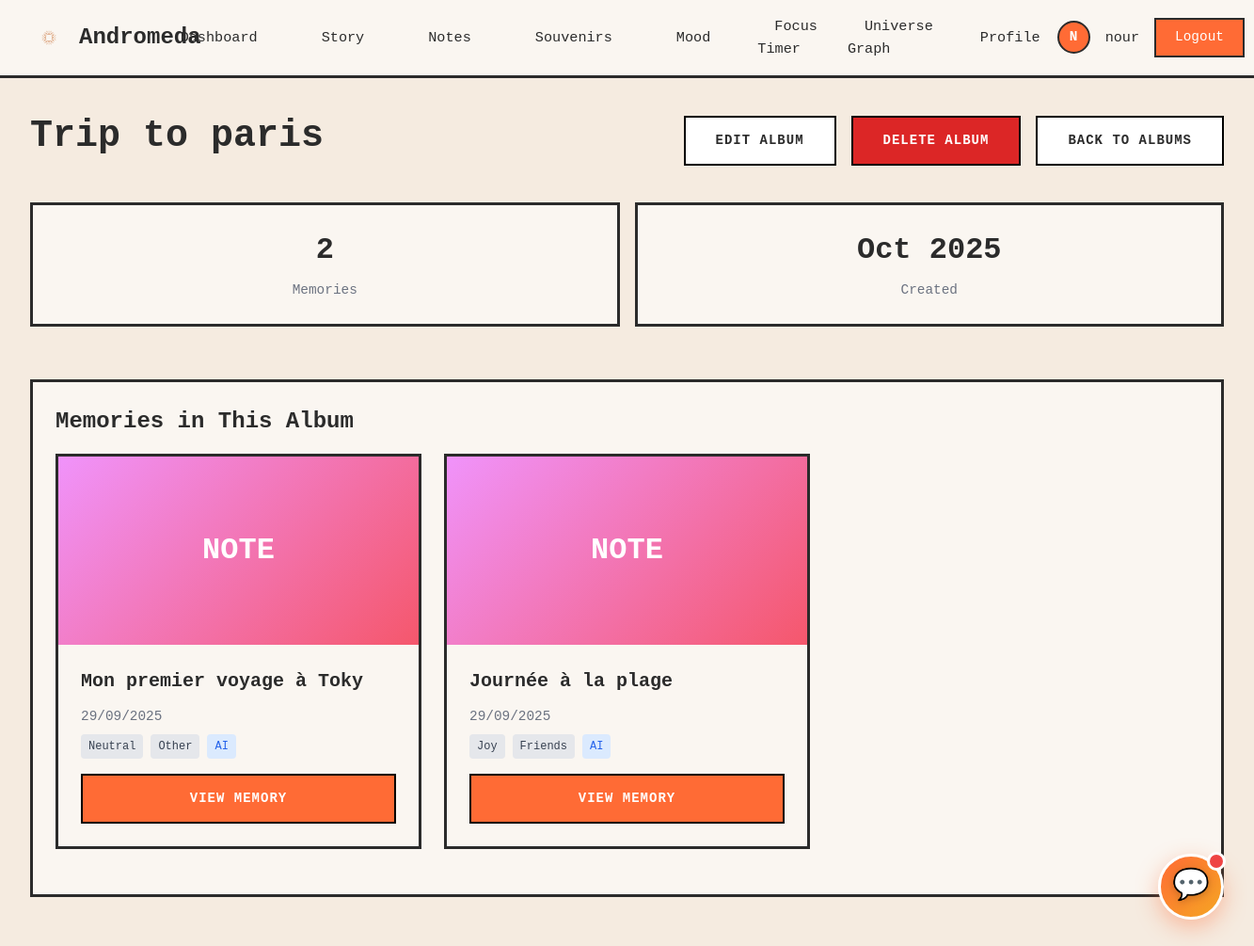
The page /albums/2/ (signed in) on the database its author committed.
### core/models.py (models this page shows, shortened)
class User(AbstractUser):
    avatar_url = models.URLField(blank=True, null=True)
    groups = models.ManyToManyField(
        'auth.Group',
        verbose_name='groups',
        blank=True,
        help_text='The groups this user belongs to.',
        related_name='core_users',
        related_query_name='core_user',
    )
    user_permissions = models.ManyToManyField(
        'auth.Permission',
        verbose_name='user permissions',
        blank=True,
        help_text='Specific permissions for this user.',
        related_name='core_users',
        related_query_name='core_user',
    )

class AlbumSouvenir(models.Model):
    utilisateur = models.ForeignKey('User', on_delete=models.CASCADE, related_name='albums')
    titre = models.CharField(max_length=200, help_text="Album title")
    description = models.TextField(blank=True, help_text="Album description")
    is_auto_generated = models.BooleanField(default=False, help_text="Generated by AI")
    theme_auto = models.CharField(max_length=100, blank=True, default='', help_text="Auto-detected theme")
    souvenirs = models.ManyToManyField(Souvenir, related_name='albums', blank=True)
    couverture_generee = models.ImageField(upload_to='albums/', blank=True, help_text="Auto-generated cover")
    couleur_theme = models.CharField(max_length=7, default='#3498db', help_text="Theme color (hex)")
    is_public = models.BooleanField(default=False)
    ordre_affichage = models.IntegerField(default=0, help_text="Display order")
    created_at = models.DateTimeField(auto_now_add=True)
    updated_at = models.DateTimeField(auto_now=True)
    class Meta:
        ordering = ['ordre_affichage', '-created_at']
        verbose_name = "Memory Album"
        verbose_name_plural = "Memory Albums"

class Souvenir(models.Model):
    EMOTION_CHOICES = [
        ('joy', 'Joy'),
        ('sadness', 'Sadness'),
        ('nostalgia', 'Nostalgia'),
        ('gratitude', 'Gratitude'),
        ('excitement', 'Excitement'),
        ('peace', 'Peace'),
        ('love', 'Love'),
        ('surprise', 'Surprise'),
        ('pride', 'Pride'),
        ('neutral', 'Neutral'),
    ]
    THEME_CHOICES = [
        ('family', 'Family'),
        ('travel', 'Travel'),
        ('work', 'Work'),
        ('friends', 'Friends'),
        ('achievement', 'Achievement'),
        ('celebration', 'Celebration'),
        ('nature', 'Nature'),
        ('learning', 'Learning'),
        ('other', 'Other'),
    ]
    id = models.UUIDField(primary_key=True, default=uuid.uuid4, editable=False)
    utilisateur = models.ForeignKey('User', on_delete=models.CASCADE, related_name='souvenirs')
    titre = models.CharField(max_length=200, help_text="Memory title")
    description = models.TextField(help_text="Detailed description of the memory")
    date_evenement = models.DateField(help_text="Date of the event")
    photo = models.ImageField(upload_to='souvenirs/photos/%Y/%m/', blank=True, null=True)
    video = models.FileField(upload_to='souvenirs/videos/%Y/%m/', blank=True, null=True)
    emotion = models.CharField(max_length=50, choices=EMOTION_CHOICES, default='neutral', help_text="Primary emotion")
    theme = models.CharField(max_length=50, choices=THEME_CHOICES, default='other', help_text="Memory theme")
    lieu = models.CharField(max_length=200, blank=True, default='', help_text="Location of the memory")
    personnes_presentes = models.CharField(max_length=500, blank=True, default='', help_text="People present (comma-separated)")
    tags_personnalises = models.JSONField(default=list, blank=True, help_text="User-defined custom tags")
    is_favorite = models.BooleanField(default=False, help_text="Mark as favorite")
    is_public = models.BooleanField(default=False, help_text="Make publicly visible")
    ai_summary = models.TextField(blank=True, default='', help_text="AI-generated summary")
    ai_emotion_detected = models.CharField(max_length=50, blank=True, default='', help_text="AI-detected emotion")
    ai_tags = models.JSONField(default=list, blank=True, help_text="AI-generated tags")
    ai_analyzed = models.BooleanField(default=False, help_text="Has been analyzed by AI")
    ai_analysis_date = models.DateTimeField(null=True, blank=True, help_text="Date of AI analysis")
    created_at = models.DateTimeField(auto_now_add=True)
    updated_at = models.DateTimeField(auto_now=True)
    class Meta:
        ordering = ['-date_evenement']
        verbose_name = 'Memory'
        verbose_name_plural = 'Memories'
        indexes = [
            models.Index(fields=['-date_evenement']),
            models.Index(fields=['utilisateur', '-created_at']),
            models.Index(fields=['is_favorite']),
        ]

### core/views.py (the view)
# urls.py: path('albums/<int:album_id>/', views.detail_album, name='detail_album'),
@login_required
def detail_album(request, album_id):
    album = get_object_or_404(AlbumSouvenir, id=album_id, utilisateur=request.user)
    souvenirs = album.souvenirs.all().order_by('-date_evenement')
    context = {
        'album': album,
        'souvenirs': souvenirs,
    }
    return render(request, 'core/detail_album.html', context)

### core/templates/core/detail_album.html (shortened to what this page needs)
{% extends "core/dashboard_base.html" %}
{% block content %}
<div style="margin-bottom: 2rem;">
    <div style="display: flex; justify-content: space-between; align-items: center; margin-bottom: 1.5rem;">
        <div>
            <h1 style="font-size: 2.5rem; font-weight: bold; margin-bottom: 0.5rem;">{{ album.titre }}</h1>
        </div>
        <div style="display: flex; gap: 1rem;">
            <a href="{% url 'core:modifier_album' album.id %}" class="btn-secondary">
                Edit Album
            </a>
            <a href="{% url 'core:supprimer_album' album.id %}" class="btn-secondary" style="background: #dc2626; color: white;" onclick="return confirm('Are you sure you want to delete this album?')">
                Delete Album
            </a>
            <a href="{% url 'core:liste_albums' %}" class="btn-secondary">
                Back to Albums
            </a>
        </div>
    </div>
</div>
<div style="display: grid; grid-template-columns: repeat(auto-fit, minmax(200px, 1fr)); gap: 1rem; margin-bottom: 2rem;">
    <div class="card" style="text-align: center;">
        <p style="font-size: 2rem; font-weight: bold; margin-bottom: 0.5rem;">{{ souvenirs|length }}</p>
        <p style="color: var(--text-gray); font-size: 0.9rem;">Memories</p>
    </div>
    <div class="card" style="text-align: center;">
        <p style="font-size: 2rem; font-weight: bold; margin-bottom: 0.5rem;">{{ album.created_at|date:"M Y" }}</p>
        <p style="color: var(--text-gray); font-size: 0.9rem;">Created</p>
    </div>
</div>
{% if souvenirs %}
<div class="card">
    <h2 class="card-title">Memories in This Album</h2>
    <div style="display: grid; grid-template-columns: repeat(auto-fill, minmax(300px, 1fr)); gap: 1.5rem;">
        {% for souvenir in souvenirs %}
        <div class="card" style="padding: 0; overflow: hidden;">
            {% if souvenir.photo %}
                <img src="{{ souvenir.photo.url }}" alt="{{ souvenir.titre }}" style="width: 100%; height: 200px; object-fit: cover;">
            {% elif souvenir.video %}
                <div style="width: 100%; height: 200px; background: linear-gradient(135deg, #374151 0%, #1f2937 100%); display: flex; align-items: center; justify-content: center;">
                    <span style="font-size: 2rem; color: white; font-weight: bold;">VIDEO</span>
                </div>
            {% else %}
                <div style="width: 100%; height: 200px; background: linear-gradient(135deg, #f093fb 0%, #f5576c 100%); display: flex; align-items: center; justify-content: center;">
                    <span style="font-size: 2rem; color: white; font-weight: bold;">NOTE</span>
                </div>
            {% endif %}
            <div style="padding: 1.5rem;">
                <h3 style="font-size: 1.25rem; font-weight: bold; margin-bottom: 0.75rem;">{{ souvenir.titre }}</h3>
                <p style="color: var(--text-gray); font-size: 0.9rem; margin-bottom: 0.5rem;">{{ souvenir.date_evenement|date:"d/m/Y" }}</p>
                <div style="display: flex; gap: 0.5rem; margin-bottom: 1rem;">
                    <span style="background: #e5e7eb; color: #374151; padding: 0.25rem 0.5rem; border-radius: 0.25rem; font-size: 0.75rem;">{{ souvenir.get_emotion_display }}</span>
                    <span style="background: #e5e7eb; color: #374151; padding: 0.25rem 0.5rem; border-radius: 0.25rem; font-size: 0.75rem;">{{ souvenir.get_theme_display }}</span>
                    {% if souvenir.ai_analyzed %}
                    <span style="background: #dbeafe; color: #2563eb; padding: 0.25rem 0.5rem; border-radius: 0.25rem; font-size: 0.75rem;">AI</span>
                    {% endif %}
                </div>
                <a href="{% url 'core:detail_souvenir' souvenir.id %}" class="btn-primary" style="width: 100%; text-align: center;">
                    View Memory
                </a>
            </div>
        </div>
        {% endfor %}
    </div>
</div>
{% endif %}
{% endblock %}

### core/templates/core/dashboard_base.html (shortened to what this page needs)
<!doctype html>
{% load static %}
<html lang="en">
<head>
    <script src="https://cdn.tailwindcss.com"></script>
    <link rel="stylesheet" href="{% static 'css/chase.css' %}">
</head>
<body>
    <nav class="navbar">
        <a href="{% url 'core:dashboard' %}" class="navbar-brand">
            <img src="{% static 'assets/logo.png' %}" alt="Andromeda Logo" onerror="this.style.display='none';">
            Andromeda
        </a>
        <ul class="navbar-menu" id="navbarMenu">
            <li><a href="{% url 'core:dashboard' %}" class="{% if request.resolver_match.url_name == 'dashboard' %}active{% endif %}">Dashboard</a></li>
            <li><a href="{% url 'core:story_inspiration' %}" class="{% if request.resolver_match.url_name == 'story_inspiration' %}active{% endif %}">Story</a></li>
            <li><a href="{% url 'notes:list' %}" class="{% if '/dashboard/notes/' in request.path %}active{% endif %}">Notes</a></li>
            <li><a href="{% url 'core:memories_dashboard' %}" class="{% if request.resolver_match.url_name == 'memories_dashboard' %}active{% endif %}">Souvenirs</a></li>
            <li><a href="{% url 'core:mood' %}" class="{% if request.resolver_match.url_name == 'mood' %}active{% endif %}">Mood</a></li>
            <li><a href="/focus/" class="{% if '/focus/' in request.path %}active{% endif %}">Focus Timer</a></li>
            <li><a href="/graph/" class="{% if '/graph/' in request.path %}active{% endif %}">Universe Graph</a></li>
            <li><a href="{% url 'core:profile' %}" class="{% if request.resolver_match.url_name == 'profile' %}active{% endif %}">Profile</a></li>
        </ul>
        <div class="navbar-user">
            {% if user.is_authenticated %}
                <div class="navbar-avatar">{{ user.username|slice:":1"|upper }}</div>
                <span class="navbar-username">{{ user.username }}</span>
                <form method="post" action="{% url 'logout' %}" style="display: inline;">
                    <button type="submit" class="btn-logout" style="margin: 0;">Logout</button>
                </form>
            {% else %}
                <a href="{% url 'login' %}" class="btn-logout">Login</a>
            {% endif %}
        </div>
    </nav>
    <div class="dashboard-container">
        {% block content %}{% endblock %}
    </div>
    <div id="chatbotFloat" onclick="toggleChatbot()" style="
        position: fixed;
        bottom: 2rem;
        right: 2rem;
        width: 70px;
        height: 70px;
        background: linear-gradient(135deg, var(--accent-orange) 0%, #f5a623 100%);
        border-radius: 50%;
        display: flex;
        align-items: center;
        justify-content: center;
        box-shadow: 0 8px 24px rgba(255, 107, 53, 0.4);
        cursor: pointer;
        transition: all 0.4s cubic-bezier(0.4, 0, 0.2, 1);
        z-index: 9999;
        border: 3px solid white;
        animation: floatPulse 3s ease-in-out infinite;
    " onmouseover="this.style.transform='scale(1.15) rotate(10deg)'; this.style.boxShadow='0 12px 32px rgba(255, 107, 53, 0.6)'" onmouseout="this.style.transform='scale(1) rotate(0deg)'; this.style.boxShadow='0 8px 24px rgba(255, 107, 53, 0.4)'">
        <span style="font-size: 2rem; filter: drop-shadow(0 2px 4px rgba(0,0,0,0.2));">💬</span>
    </div>
</body>
</html>

### core/templates/core/dashboard_base.html (style rules this page uses)
:root { --page-bg: #f5ebe0; --panel-bg: #faf6f1; --border-color: #2b2b2b; --accent-orange: #ff6b35; --text-dark: #2b2b2b; --text-gray: #6b7280; --separator-color: #d4c5b9; }
* { margin: 0; padding: 0; box-sizing: border-box; }
html { font-size: 16px; scroll-behavior: smooth; }
body { background: var(--page-bg) !important; color: var(--text-dark) !important; font-family: 'Courier New', monospace; -webkit-font-smoothing: antialiased; min-height: 100vh; }
.navbar { background: var(--panel-bg); border-bottom: 3px solid var(--border-color); padding: 1rem 2rem; display: flex; align-items: center; justify-content: space-between; position: sticky; top: 0; z-index: 1000; }
.navbar-brand { display: flex; align-items: center; gap: 0.75rem; font-size: 1.5rem; font-weight: bold; color: var(--text-dark); text-decoration: none; }
.navbar-brand img { width: 40px; height: 40px; object-fit: contain; }
.navbar-menu { display: flex; align-items: center; gap: 2rem; list-style: none; }
.navbar-menu a { color: var(--text-dark); text-decoration: none; font-size: 0.95rem; transition: color 0.2s ease; padding: 0.5rem 1rem; border: 2px solid transparent; }
.navbar-user { display: flex; align-items: center; gap: 1rem; }
.navbar-avatar { width: 35px; height: 35px; border-radius: 50%; background: var(--accent-orange); color: white; display: flex; align-items: center; justify-content: center; font-weight: bold; font-size: 0.9rem; border: 2px solid var(--border-color); }
.navbar-username { font-size: 0.95rem; color: var(--text-dark); }
.btn-logout { padding: 0.5rem 1.25rem; background: var(--accent-orange); color: white; border: 2px solid var(--border-color); cursor: pointer; font-family: 'Courier New', monospace; font-size: 0.9rem; transition: opacity 0.2s ease; text-decoration: none; display: inline-block; }
.dashboard-container { max-width: 1400px; margin: 0 auto; padding: 2rem; }
.card { background: var(--panel-bg); border: 3px solid var(--border-color); padding: 1.5rem; margin-bottom: 1.5rem; }
.card-title { font-size: 1.5rem; font-weight: bold; margin-bottom: 1rem; color: var(--text-dark); }
.btn-primary { background: var(--accent-orange); color: #FFFFFF; border: 2px solid #000000; border-radius: 0px; padding: 14px 32px; font-size: 14px; font-weight: 700; text-transform: uppercase; letter-spacing: 1px; cursor: pointer; transition: all 0.2s; box-shadow: none; font-family: 'Courier New', monospace; text-decoration: none; display: inline-block; }
.btn-secondary { background:#FFFFFF; color:var(--text-dark); border:2px solid #000000; border-radius:0; padding:14px 32px; font-size:14px; font-weight:700; text-transform:uppercase; letter-spacing:1px; cursor:pointer; transition: all 0.2s; font-family: 'Courier New', monospace; text-decoration: none; display: inline-block; }
#chatbotFloat::before { content: ''; position: absolute; top: -5px; right: -5px; width: 20px; height: 20px; background: #ef4444; border-radius: 50%; border: 3px solid white; animation: pulse 2s ease-in-out infinite; }

### rows shown on the page
User: username "N", username "nour"
AlbumSouvenir: titre "Trip to paris", created_at "Oct 2025"
Souvenir: photo "NOTE", titre "Mon premier voyage à Toky", date_evenement "29/09/2025", emotion "Neutral", theme "Other", ai_analyzed "AI"
Souvenir: photo "NOTE", titre "Journée à la plage", date_evenement "29/09/2025", emotion "Joy", theme "Friends", ai_analyzed "AI"

### other values the page prints
{{ souvenirs|length }} "2"
